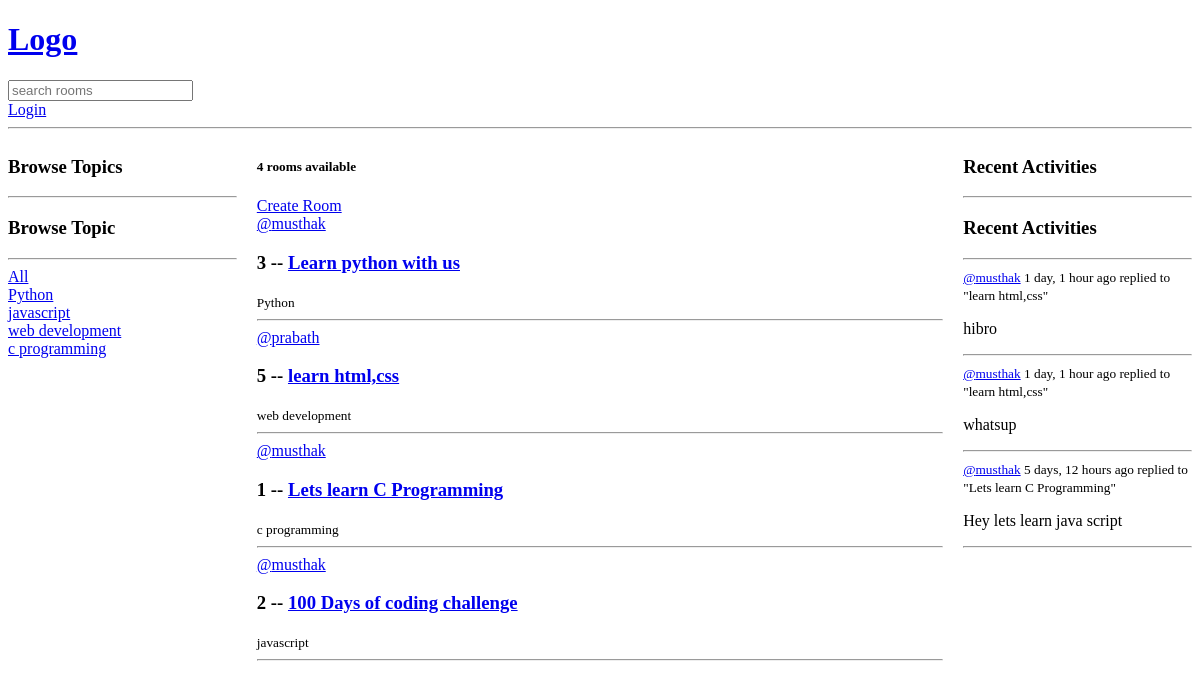
Before: / with the older database file.
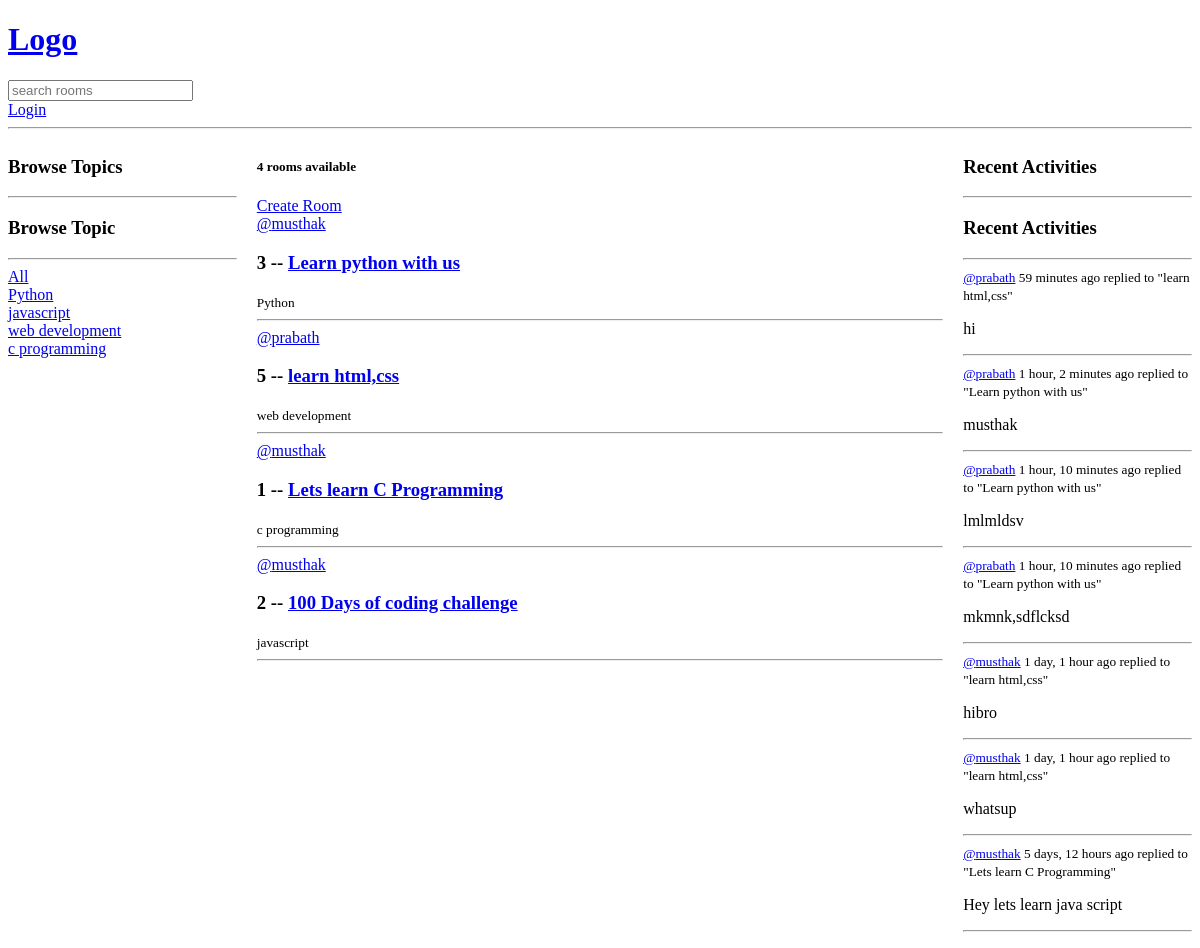
After: the same page with the newer database file.
### base/models.py (models this page shows, shortened)
class Topic(models.Model):
    name = models.CharField(max_length=200)

class Room(models.Model):
    host = models.ForeignKey(User, on_delete=models.SET_NULL,null=True)
    topic = models.ForeignKey(Topic, on_delete=models.SET_NULL,null=True)
    name = models.CharField(max_length=200)
    description = models.TextField(null=True, blank=True)
    updated = models.DateTimeField(auto_now=True)
    created = models.DateTimeField(auto_now_add=True)
    participants= models.ManyToManyField(User , related_name='participants',blank='True')
    class Meta:
        ordering = ['-updated','-created']

class Message(models.Model):
    user = models.ForeignKey(User, on_delete=models.CASCADE)
    room = models.ForeignKey(Room, on_delete=models.CASCADE)
    body = models.TextField()
    updated = models.DateTimeField(auto_now=True)
    created = models.DateTimeField(auto_now_add=True)
    class Meta:
        ordering = ['-updated','-created']

### base/views.py (the view)
# urls.py: path('', views.home,name="home"),  # Empty path for root URL, calls home function
def home(request):
    q = request.GET.get('q') if request.GET.get('q') is not None else ''
    topics = Topic.objects.all()
    if q:
        rooms = Room.objects.filter(
            Q(topic__name__icontains=q) |
            Q(name__icontains=q) |
            Q(description__icontains=q)
        )
    else:
        rooms = Room.objects.all()
    room_count = rooms.count()
    room_messages=Message.objects.filter(Q(room__topic__name__icontains=q))
    context = {'rooms': rooms, 'topics': topics, 'room_count': room_count,'room_messages' :room_messages}
    return render(request, "home.html", context)

### templates/home.html (shortened to what this page needs)
{% extends "main.html" %}
{% block content %}
<div class="home-container">
  <div>
    <h3>Browse Topics</h3>
    <hr>
    {% include 'base/topic_component.html' %}
  </div>
  <div>
    <h5>{{ room_count }} rooms available</h5>
    <a href="{% url 'create-room' %}" class="room-actions">Create Room</a>
    <div>
      {% include 'base/feed_component.html' %}
    </div>
  </div>
  <div>
    <h3>Recent Activities</h3>
    <hr>
    {% include 'activity_component.html' %}
  </div>
</div>
{% endblock content %}

### base/templates/base/topic_component.html
<div>
    <h3>Browse Topic</h3>
    <hr>
    <div>
      <a href="{% url 'home' %}">All</a>
    </div>
    {% for topic in topics %}
    <div>
      <a href="{% url 'home' %}?q={{ topic.name }}">{{ topic.name }}</a>
    </div>
    {% endfor %}
  </div>

### base/templates/base/feed_component.html (shortened to what this page needs)
{% for room in rooms %}
    <div class="room-item">
      <a href="{% url 'user-profile' room.host.id %}">@{{ room.host.username }}</a>
      <h3>{{ room.id }} -- <a href="{% url 'room' room.id %}">{{ room.name }}</a></h3>
      <small>{{ room.topic.name }}</small>
      <hr>
    </div>
    {% endfor %}

### base/templates/activity_component.html (shortened to what this page needs)
<div>
  <h3>Recent Activities</h3>
  <hr>
  {% for message in room_messages %}
  <div>
    <small>
      <a href="{% url 'user-profile' message.user.id %}">@{{ message.user }}</a>
      {{ message.created|timesince }} ago
    </small>
    <small>replied to "{{ message.room.name }}"</small>
    <p>{{ message.body }}</p>
    <hr>
  </div>
  {% empty %}
  <p>No recent activities.</p>
  {% endfor %}
</div>

Changed rows visible on the page:
added Message: user "prabath", created "59 minutes", room.name "learn html,css", body "hi"
added Message: user "prabath", created "1 hour, 2 minutes", room.name "Learn python with us", body "musthak"
added Message: user "prabath", created "1 hour, 10 minutes", room.name "Learn python with us", body "lmlmldsv"
added Message: user "prabath", created "1 hour, 10 minutes", room.name "Learn python with us", body "mkmnk,sdflcksd"
